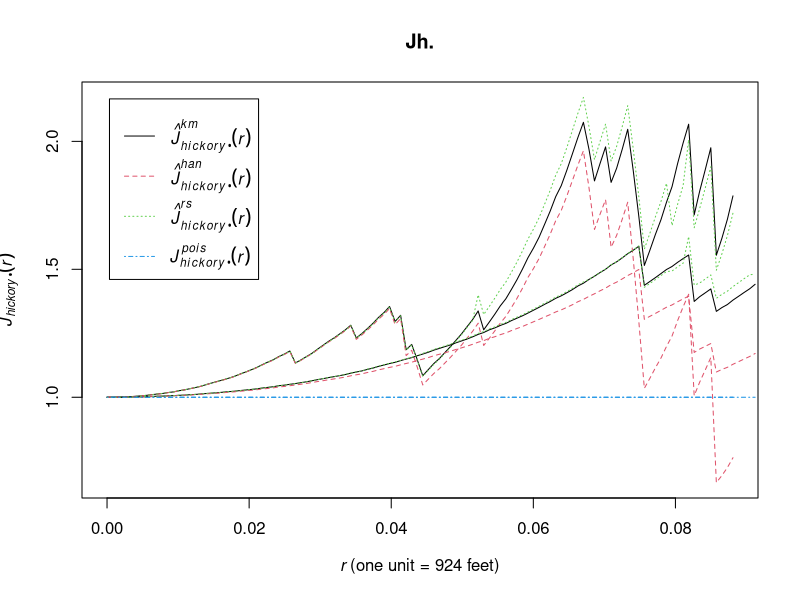

This chart was generated by the following R code:
library(spatstat)


### Name: Jdot
### Title: Multitype J Function (i-to-any)
### Aliases: Jdot
### Keywords: spatial nonparametric

### ** Examples

     # Lansing woods data: 6 types of trees
   woods <- lansing

    ## Don't show: 
        woods <- woods[seq(1,npoints(woods), by=30), ]
    
## End(Don't show)
    Jh. <- Jdot(woods, "hickory")
    plot(Jh.)
    # diagnostic plot for independence between hickories and other trees
    Jhh <- Jest(split(woods)$hickory)
    plot(Jhh, add=TRUE, legendpos="bottom")

    ## Not run: 
##D     # synthetic example with two marks "a" and "b"
##D     pp <- runifpoint(30) %mark% factor(sample(c("a","b"), 30, replace=TRUE))
##D     J <- Jdot(pp, "a")
##D     
## End(Not run)
